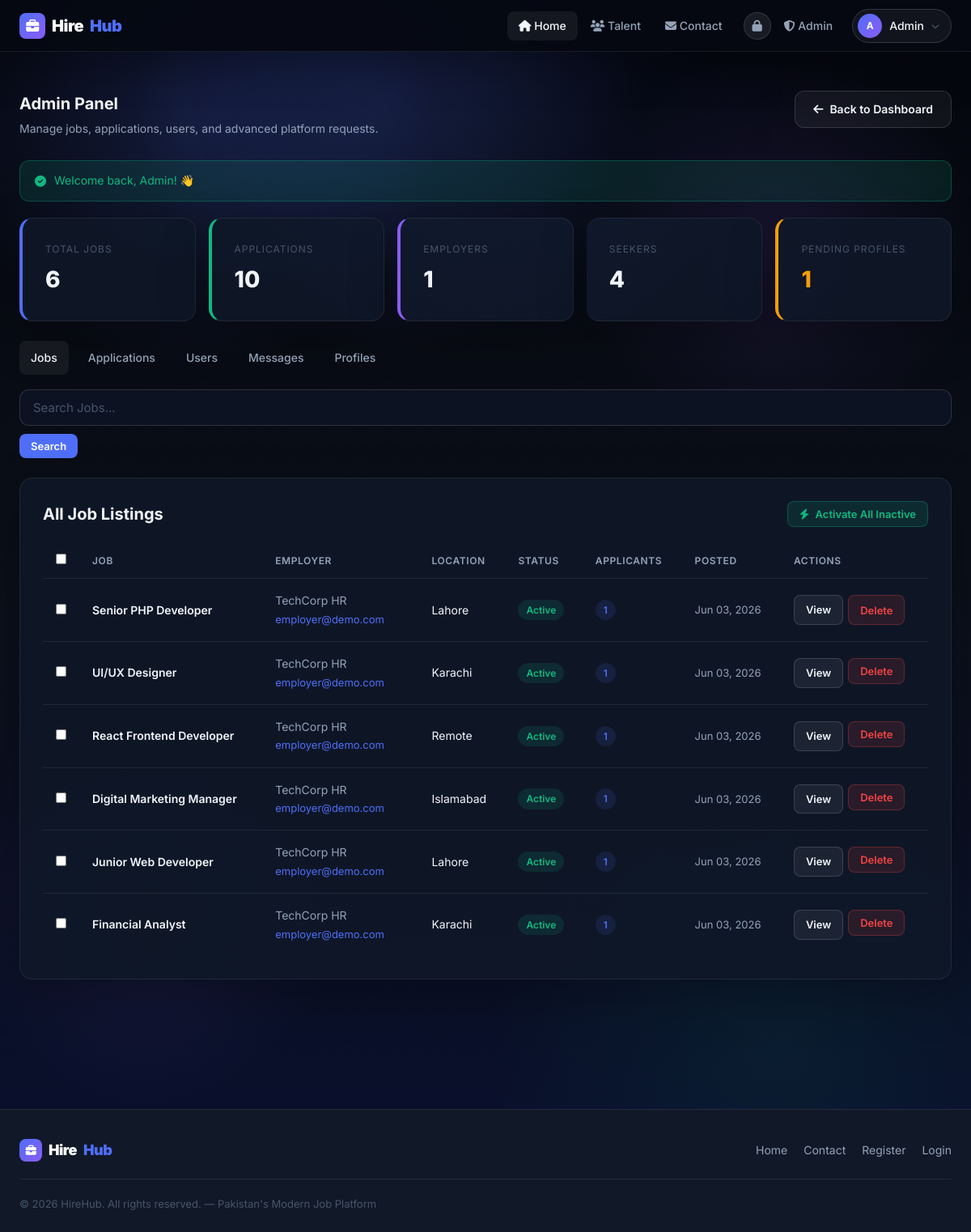
/admin/index.php (signed in), run on the app's committed database.
### tables this page shows
CREATE TABLE IF NOT EXISTS users (
    id               INT           AUTO_INCREMENT PRIMARY KEY,
    name             VARCHAR(255)  NOT NULL,
    email            VARCHAR(255)  NOT NULL UNIQUE,
    password         VARCHAR(255)  NOT NULL,
    role             ENUM('seeker','employer','admin') NOT NULL DEFAULT 'seeker',
    phone            VARCHAR(50)   DEFAULT NULL,
    location         VARCHAR(150)  DEFAULT NULL,
    bio              TEXT          DEFAULT NULL,
    profile_pic      VARCHAR(500)  DEFAULT NULL,
    headline         VARCHAR(255)  DEFAULT NULL,           
    company_name     VARCHAR(255)  DEFAULT NULL,           
    company_location VARCHAR(255)  DEFAULT NULL,           
    is_active        TINYINT(1)    NOT NULL DEFAULT 1,     
    created_at       TIMESTAMP     DEFAULT CURRENT_TIMESTAMP,
    INDEX idx_email  (email),
    INDEX idx_role   (role),
    INDEX idx_active (is_active)
);

CREATE TABLE IF NOT EXISTS jobs (
    id               INT            AUTO_INCREMENT PRIMARY KEY,
    employer_id      INT            NOT NULL,
    category_id      INT            DEFAULT NULL,
    title            VARCHAR(255)   NOT NULL,
    location         VARCHAR(150)   NOT NULL,
    job_type         ENUM('full-time','part-time','remote','contract','internship')
                                    NOT NULL DEFAULT 'full-time',
    salary           VARCHAR(100)   DEFAULT NULL,
    salary_min       DECIMAL(10,2)  DEFAULT 0,
    salary_max       DECIMAL(10,2)  DEFAULT 0,
    description      TEXT           NOT NULL,
    requirements     TEXT           DEFAULT NULL,
    benefits         TEXT           DEFAULT NULL,
    experience_level ENUM('entry','mid','senior','executive') DEFAULT 'entry',
    deadline         DATE           DEFAULT NULL,
    is_featured      TINYINT(1)     DEFAULT 0,
    status           ENUM('active','closed','draft') DEFAULT 'active',
    views            INT            DEFAULT 0,
    posted_at        TIMESTAMP      DEFAULT CURRENT_TIMESTAMP,
    FOREIGN KEY (employer_id)  REFERENCES users(id)       ON DELETE CASCADE,
    FOREIGN KEY (category_id)  REFERENCES categories(id)  ON DELETE SET NULL,
    INDEX idx_employer_id (employer_id),
    INDEX idx_category_id (category_id),
    INDEX idx_job_type    (job_type),
    INDEX idx_location    (location),
    INDEX idx_posted_at   (posted_at),
    INDEX idx_status      (status)
);

### config.php (called while the page is built, shortened)
<?php
$conn = new mysqli(DB_HOST, DB_USER, DB_PASS, DB_NAME);
$conn->set_charset('utf8mb4');
function isLoggedIn(): bool {
    return isset($_SESSION['user_id']);
}
function getCurrentUser(): ?array {
    global $conn;
    $id   = (int)$_SESSION['user_id'];
    $stmt = $conn->prepare("SELECT * FROM users WHERE id = ?");
    $stmt->bind_param('i', $id);
    $stmt->execute();
    $res  = $stmt->get_result();
    return ($res->num_rows > 0) ? $res->fetch_assoc() : null;
}
function e(string $str): string {
    return htmlspecialchars($str, ENT_QUOTES, 'UTF-8');
}
function initials(string $name): string {
    $parts = explode(' ', trim($name));
    $init  = strtoupper(substr($parts[0], 0, 1));
    return $init;
}
function niceDate(string $date): string {
    return date('M d, Y', strtotime($date));
}

### admin/index.php (the view, shortened to what this page needs)
<?php
require_once '../config.php';
$tab = $_GET['tab'] ?? 'jobs';
$valid_tabs = ['jobs', 'applications', 'users', 'messages', 'profiles'];
$q = trim($_GET['q'] ?? '');
$flash = $_SESSION['flash'] ?? null;
$summary = $conn->query('SELECT
    (SELECT COUNT(*) FROM jobs) AS total_jobs,
    (SELECT COUNT(*) FROM applications) AS total_applications,
    (SELECT COUNT(*) FROM users) AS total_users,
    (SELECT COUNT(*) FROM users WHERE role = "seeker") AS total_seekers,
    (SELECT COUNT(*) FROM users WHERE role = "employer") AS total_employers,
    (SELECT COUNT(*) FROM contact_messages WHERE is_read = 0) AS unread_messages,
    (SELECT COUNT(*) FROM seeker_profiles WHERE status = "pending") AS pending_profiles,
    (SELECT COUNT(*) FROM seeker_profiles WHERE status = "approved") AS approved_profiles
')->fetch_assoc();
$jobs_sql =
    'SELECT j.*, u.name AS employer_name, u.email AS employer_email,
        (SELECT COUNT(*) FROM applications a WHERE a.job_id = j.id) AS app_count
     FROM jobs j
     JOIN users u ON j.employer_id = u.id';
$jobs_sql .= ' ORDER BY j.posted_at DESC';
$jobs = $conn->prepare($jobs_sql);
$jobs->execute();
$jobs_result = $jobs->get_result();
require '../header.php';
?>
<main class="page-body">
<div class="container">
    <div style="display:flex;justify-content:space-between;align-items:flex-start;flex-wrap:wrap;gap:16px;margin-bottom:28px;">
        <div>
            <h1 class="h3">Admin Panel</h1>
            <p style="color:var(--text2);font-size:14px;margin-top:4px;">
                Manage jobs, applications, users, and advanced platform requests.
            </p>
        </div>
        <a href="../dashboard.php" class="btn btn-outline">
            <i class="fa fa-arrow-left"></i> Back to Dashboard
        </a>
    </div>
    <?php if ($flash): ?>
        <div class="alert alert-<?= $flash['type'] === 'error' ? 'error' : ($flash['type'] === 'success' ? 'success' : 'info') ?>">
            <i class="fa fa-<?= $flash['type'] === 'error' ? 'circle-xmark' : ($flash['type'] === 'success' ? 'circle-check' : 'info-circle') ?>"></i>
            <?= e($flash['msg']) ?>
        </div>
    <?php endif; ?>
    <div style="display:grid;grid-template-columns:repeat(5,minmax(160px,1fr));gap:16px;margin-bottom:24px;">
        <div class="card" style="border-left:4px solid var(--accent);">
            <div style="font-size:12px;color:var(--text3);text-transform:uppercase;letter-spacing:0.08em;margin-bottom:6px;">Total Jobs</div>
            <div style="font-size:28px;font-weight:800;"><?= e($summary['total_jobs']) ?></div>
        </div>
        <div class="card" style="border-left:4px solid var(--green);">
            <div style="font-size:12px;color:var(--text3);text-transform:uppercase;letter-spacing:0.08em;margin-bottom:6px;">Applications</div>
            <div style="font-size:28px;font-weight:800;"><?= e($summary['total_applications']) ?></div>
        </div>
        <div class="card" style="border-left:4px solid var(--purple);">
            <div style="font-size:12px;color:var(--text3);text-transform:uppercase;letter-spacing:0.08em;margin-bottom:6px;">Employers</div>
            <div style="font-size:28px;font-weight:800;"><?= e($summary['total_employers']) ?></div>
        </div>
        <div class="card" style="border-left:4px solid var(--blue);">
            <div style="font-size:12px;color:var(--text3);text-transform:uppercase;letter-spacing:0.08em;margin-bottom:6px;">Seekers</div>
            <div style="font-size:28px;font-weight:800;"><?= e($summary['total_seekers']) ?></div>
        </div>
        <div class="card" style="border-left:4px solid var(--amber);">
            <div style="font-size:12px;color:var(--text3);text-transform:uppercase;letter-spacing:0.08em;margin-bottom:6px;">Pending Profiles</div>
            <div style="font-size:28px;font-weight:800;color:var(--amber);"><?= e($summary['pending_profiles']) ?></div>
        </div>
    </div>
    <div style="display:flex;gap:10px;flex-wrap:wrap;margin-bottom:18px;">
        <?php foreach ($valid_tabs as $value): ?>
            <a href="?tab=<?= $value ?><?= $q ? '&q=' . urlencode($q) : '' ?>" class="nav-link <?= $tab === $value ? 'active' : '' ?>" style="padding:10px 14px;">
                <?= ucfirst($value) ?>
            </a>
        <?php endforeach; ?>
    </div>
    <form method="get" style="display:flex;flex-wrap:wrap;gap:10px;align-items:center;margin-bottom:24px;">
        <input type="text" name="q" class="form-control" placeholder="Search <?= ucfirst($tab) ?>..." value="<?= e($q) ?>" style="min-width:260px;">
        <button type="submit" class="btn btn-primary btn-sm">Search</button>
    </form>
    <?php if ($tab === 'jobs'): ?>
        <div class="card">
            <div style="display:flex;justify-content:space-between;align-items:center;margin-bottom:20px;flex-wrap:wrap;gap:12px;">
                <h3 class="h3" style="margin:0;">All Job Listings</h3>
                <div style="display:flex;gap:10px;flex-wrap:wrap;">
                    <form method="POST" action="index.php?tab=jobs" style="display:inline;">
                        <button type="submit" class="btn btn-success btn-sm">
                            <i class="fa fa-bolt"></i> Activate All Inactive
                        </button>
                    </form>
                </div>
            </div>
            <?php if ($jobs_result->num_rows === 0): ?>
                <div class="empty-state">
                    <div class="empty-icon">📦</div>
                    <h3>No job listings available</h3>
                    <p>There are currently no jobs posted on the platform.</p>
                </div>
            <?php else: ?>
                <form method="POST" action="index.php?tab=jobs" id="jobsForm">
                    <div style="overflow-x:auto;">
                        <table class="table">
                            <thead>
                                <tr>
                                    <th style="width:40px;"><input type="checkbox" id="selectAllJobs" onchange="toggleAllJobCheckboxes()"></th>
                                    <th>Job</th>
                                    <th>Employer</th>
                                    <th>Location</th>
                                    <th>Status</th>
                                    <th>Applicants</th>
                                    <th>Posted</th>
                                    <th>Actions</th>
                                </tr>
                            </thead>
                            <tbody>
                            <?php $jobs_result->data_seek(0); while ($job = $jobs_result->fetch_assoc()): ?>
                                <tr>
                                    <td><input type="checkbox" name="job_ids[]" value="<?= $job['id'] ?>" class="jobCheckbox" onchange="updateActivateBtn()"></td>
                                    <td style="min-width:200px;">
                                        <a href="../job-detail.php?id=<?= $job['id'] ?>" style="font-weight:600;color:var(--text);">
                                            <?= e($job['title']) ?>
                                        </a>
                                    </td>
                                    <td style="color:var(--text2);min-width:180px;">
                                        <?= e($job['employer_name']) ?><br>
                                        <a href="mailto:<?= e($job['employer_email']) ?>" style="color:var(--accent);font-size:13px;"><?= e($job['employer_email']) ?></a>
                                    </td>
                                    <td><?= e($job['location']) ?></td>
                                    <td>
                                        <span class="badge <?= $job['status'] === 'active' ? 'badge-green' : 'badge-amber' ?>">
                                            <?= ucfirst($job['status']) ?>
                                        </span>
                                    </td>
                                    <td><span class="badge badge-blue"><?= e($job['app_count']) ?></span></td>
                                    <td style="color:var(--text2);font-size:13px;"><?= niceDate($job['posted_at']) ?></td>
                                    <td>
                                        <div style="display:flex;gap:6px;flex-wrap:wrap;">
                                            <a href="../job-detail.php?id=<?= $job['id'] ?>" class="btn btn-ghost btn-sm">View</a>
                                            <form method="POST" action="index.php?tab=jobs" style="display:inline;" onsubmit="return confirm('Delete this job and all its applications?');">
                                                <button type="submit" class="btn btn-danger btn-sm">Delete</button>
                                            </form>
                                        </div>
                                    </td>
                                </tr>
                            <?php endwhile; ?>
                            </tbody>
                        </table>
                    </div>
                </form>
            <?php endif; ?>
        </div>
    <?php endif; ?>
</div>
</main>
<?php require '../footer.php'; ?>

### header.php (shortened to what this page needs)
<?php
require_once 'config.php';
$_currentUser = getCurrentUser();
$__currentPage = basename($_SERVER['PHP_SELF']);
?>
<!DOCTYPE html>
<html lang="en">
<head>
    <link rel="stylesheet" href="https://cdnjs.cloudflare.com/ajax/libs/font-awesome/6.5.0/css/all.min.css">
</head>
<body>
<header class="navbar">
    <div class="navbar-inner">
        <a href="index.php" class="nav-logo">
            <div class="logo-icon"><i class="fa-solid fa-briefcase"></i></div>
            Hire<span>Hub</span>
        </a>
        <nav class="nav-links">
            <a href="index.php"
               class="nav-link <?= $__currentPage === 'index.php' ? 'active' : '' ?>">
                <i class="fa fa-home"></i> Home
            </a>
            <a href="candidates.php"
               class="nav-link <?= $__currentPage === 'candidates.php' ? 'active' : '' ?>">
                <i class="fa fa-users"></i> Talent
            </a>
            <a href="contact.php"
               class="nav-link <?= $__currentPage === 'contact.php' ? 'active' : '' ?>">
                <i class="fa fa-envelope"></i> Contact
            </a>
            <button id="secret-admin-trigger" class="secret-admin-trigger" type="button" aria-label="Secret admin access">
                <i class="fa fa-lock"></i>
            </button>
            <?php if ($_currentUser): ?>
                <?php if ($_currentUser['role'] === 'admin'): ?>
                    <a href="admin/index.php" class="nav-link <?= $__currentPage === 'admin/index.php' ? 'active' : '' ?>">
                        <i class="fa fa-shield-halved"></i> Admin
                    </a>
                <?php endif; ?>
                <div class="user-menu" style="margin-left:8px;">
                    <div class="user-trigger">
                        <div class="nav-avatar">
                            <?= initials($_currentUser['name']) ?>
                        </div>
                        <?= e(explode(' ', $_currentUser['name'])[0]) ?>
                        <i class="fa fa-chevron-down" style="font-size:10px; color:var(--text3);"></i>
                    </div>
                </div>
            <?php else: ?>
                <a href="login.php"    class="btn btn-ghost btn-sm" style="margin-left:6px;">Login</a>
                <a href="register.php" class="btn btn-primary btn-sm" style="margin-left:4px;">Get Started</a>
            <?php endif; ?>
        </nav>
    </div>
</header>

### data on the page
users: name "A", name "Admin"
jobs: title "Senior PHP Developer", employer.name "TechCorp HR", employer.email "employer@demo.com", location "Lahore", status "Active", app_count "1", posted_at "Jun 03, 2026"
jobs: title "UI/UX Designer", employer.name "TechCorp HR", employer.email "employer@demo.com", location "Karachi", status "Active", app_count "1", posted_at "Jun 03, 2026"
jobs: title "React Frontend Developer", employer.name "TechCorp HR", employer.email "employer@demo.com", location "Remote", status "Active", app_count "1", posted_at "Jun 03, 2026"
jobs: title "Digital Marketing Manager", employer.name "TechCorp HR", employer.email "employer@demo.com", location "Islamabad", status "Active", app_count "1", posted_at "Jun 03, 2026"
jobs: title "Junior Web Developer", employer.name "TechCorp HR", employer.email "employer@demo.com", location "Lahore", status "Active", app_count "1", posted_at "Jun 03, 2026"
jobs: title "Financial Analyst", employer.name "TechCorp HR", employer.email "employer@demo.com", location "Karachi", status "Active", app_count "1", posted_at "Jun 03, 2026"

### other printed values
$flash['msg'] "Welcome back, Admin! 👋"
$summary['total_jobs'] "6"
$summary['total_applications'] "10"
$summary['total_employers'] "1"
$summary['total_seekers'] "4"
$summary['pending_profiles'] "1"
$value "Jobs"
$value "Applications"
$value "Users"
$value "Messages"
$value "Profiles"
SITE_NAME "HireHub"
